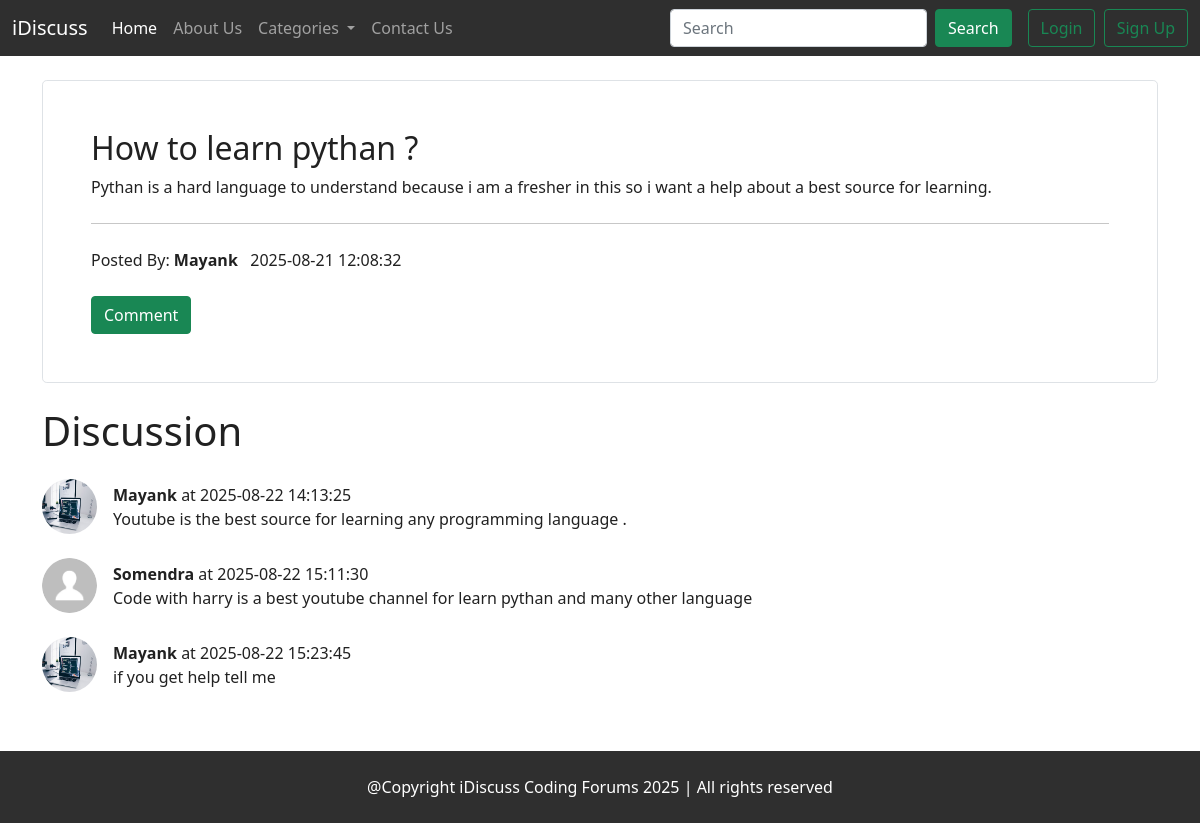
The app's page /thread.php?threadid=1 with its own data.
### tables this page shows
CREATE TABLE `threads` (
  `thread_id` int(5) NOT NULL,
  `thread_name` varchar(50) NOT NULL,
  `thread_desc` text NOT NULL,
  `thread_by` varchar(20) NOT NULL,
  `forum_id` int(5) NOT NULL,
  `time_stamp` datetime NOT NULL DEFAULT current_timestamp()
);

CREATE TABLE `comments` (
  `comment_id` int(5) NOT NULL,
  `comment_content` text NOT NULL,
  `thread_id` int(5) NOT NULL,
  `commented_by` varchar(20) NOT NULL,
  `comment_date` datetime NOT NULL DEFAULT current_timestamp()
);

CREATE TABLE `user_table` (
  `user_id` int(5) NOT NULL,
  `user_dp` varchar(300) NOT NULL DEFAULT 'partials/user.webp',
  `user_name` varchar(20) NOT NULL,
  `email` varchar(50) NOT NULL,
  `varification` int(4) DEFAULT NULL,
  `mobile` decimal(10,0) DEFAULT NULL,
  `password` varchar(255) NOT NULL,
  `dt` datetime NOT NULL DEFAULT current_timestamp()
);

### thread.php (the view, shortened to what this page needs)
<!doctype html>
<html lang="en">
<head>
    <link href="https://cdn.jsdelivr.net/npm/bootstrap@5.0.2/dist/css/bootstrap.min.css" rel="stylesheet"
>
    <link id="themes-link" rel="stylesheet" href="partials/style.css">
</head>
<body style="margin:0;padding:0 " class="theme">
    <?php require 'partials/header.php'; ?>
    <?php
        require "partials/dbconnect.php";
        $thread_id = $_GET['threadid'];
        $sql = "select * from `threads` where thread_id = $thread_id ";
        $result = mysqli_query($conn,$sql);
        if ($result){
           while( $row = mysqli_fetch_assoc($result)){
            $thread_title = $row['thread_name'];
            $thread_by = $row['thread_by'];
            $thread_desc = $row['thread_desc'];
            $thread_time = $row['time_stamp'];
           }
        }
        ?>
    <div class='container my-4'>
        <div class="col-md-12 card-theme my-4">
            <div class="h-100 p-5 bg-body-tertiary border rounded-3">
                <h2><?php echo $thread_title; ?></h2>
                <p class="my-2"><?php echo $thread_desc; ?></p>
                <hr class="my-4">
                Posted By: <span class="mt-4  fs-6 fw-bold"><?php echo $thread_by ;?>
                    &nbsp&nbsp</span><?php echo $thread_time ;?>
                <div class="mt-4"><button class="btn btn-success " type="button" data-bs-toggle="collapse"
                        data-bs-target="#questionExample" aria-expanded="false" aria-controls="questionExample"> Comment
                    </button></div>
            </div>
        </div>
    </div>
    <div class='container my-4' style="min-height:320px">
        <h1 class="display-6 my-4">Discussion </h1>
        <?php
        require "partials/dbconnect.php";
        $sql = "select * from `comments` where thread_id = $thread_id";
        $result = mysqli_query($conn,$sql);
        if ($result){
           while( $row = mysqli_fetch_assoc($result)){
            $user_id = $row['commented_by'];
            $comment = $row['comment_content'];
            $comment_time = $row['comment_date'];
            $sql2 = "SELECT * FROM `user_table` WHERE user_name='$user_id';";
    $result2 = mysqli_query($conn,$sql2);
    $row2=mysqli_fetch_assoc($result2);
    if(mysqli_num_rows($result2)==0){
        $image="images/user.webp";
    }
    else{
    $image = $row2['user_dp'];
    }
            echo '<div class="d-flex align-items-center my-4">
            <div class="flex-shrink-0">
                <img src="'.$image.'" width="55px" height="55px" class="rounded-circle" alt="...">
            </div>
            <div class="flex-grow-1 ms-3">
              <span class ="fw-bold" >'.$user_id.'</span><span> at '.$comment_time.'</span>
               <div> '.$comment.' </div>
            </div>
        </div>';
           }
        }
        ?>
    </div>
    <?php require 'partials/footer.php'; ?>
</body>
</html>

### partials/style.css (style rules this page uses)
:root { --pri-color: rgb(255, 255, 255); --sec-color: rgb(255, 255, 255); --tri-color: rgb(47, 47, 47); --text-color: rgb(33, 33, 33); --text2-color: white; }
.theme { background-color: var(--pri-color); color: var(--text-color); }
.card-theme { background-color: var(--sec-color); color: var(--text-color); }

### records on screen
threads: thread_name "How to learn pythan ?", thread_desc "Pythan is a hard language to understand because i am a fresher in this so i want a help about a best source for learning.", thread_by "Mayank", time_stamp "2025-08-21 12:08:32"
comments: user_table.user_dp (picture), commented_by "Mayank", comment_date "2025-08-22 14:13:25", comment_content "Youtube is the best source for learning any programming language ."
comments: shows a picture, commented_by "Somendra", comment_date "2025-08-22 15:11:30", comment_content "Code with harry is a best youtube channel for learn pythan and many other language"
comments: user_table.user_dp (picture), commented_by "Mayank", comment_date "2025-08-22 15:23:45", comment_content "if you get help tell me"
